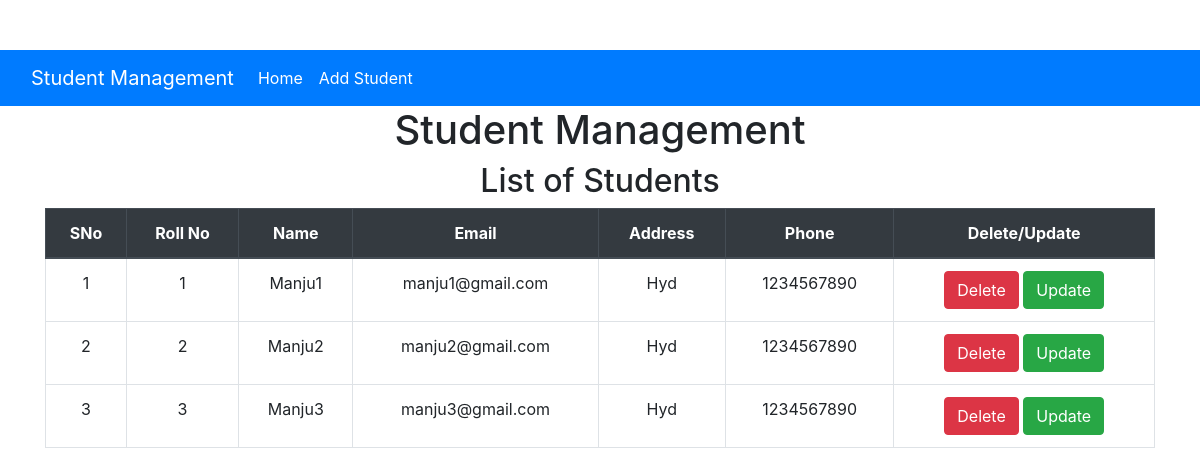
The app's page /project/ with its own data.
### project/models.py (models this page shows)
class Student(models.Model):
    roll= models.CharField(max_length=100)
    name= models.CharField(max_length=50)
    email= models.CharField(max_length=50)
    address= models.CharField(max_length=50)
    phone= models.CharField(max_length=50)

### project/views.py (the view)
# urls.py: 2. Add a URL to urlpatterns:  path('', views.home, name='home')
def home(request):
    std= Student.objects.all()
    return render(request,"project/home.html",{'std':std})

### templates/project/home.html (shortened to what this page needs)
<!doctype html>
<html lang="en">
<head>
  <link href="https://stackpath.bootstrapcdn.com/bootstrap/4.5.2/css/bootstrap.min.css" rel="stylesheet">
</head>
<body>
  {% include 'project/navbar.html' %}
  <div class="container">
    <h1>Student Management</h1>
    <h2>List of Students</h2>
    <table class="table table-bordered">
      <thead class="thead-dark">
        <tr>
          <th scope="col">SNo</th>
          <th scope="col">Roll No</th>
          <th scope="col">Name</th>
          <th scope="col">Email</th>
          <th scope="col">Address</th>
          <th scope="col">Phone</th>
          <th scope="col">Delete/Update</th>
        </tr>
      </thead>
      <tbody>
        {% for s in std %}
        <tr>
          <td>{{forloop.counter}}</td>
          <td>{{s.roll}}</td>
          <td>{{s.name}}</td>
          <td>{{s.email}}</td>
          <td>{{s.address}}</td>
          <td>{{s.phone}}</td>
          <td>
            <a href="/project/delete/{{s.id}}" class="btn btn-danger md-sm">Delete</a>
            <a href="/project/update/{{s.id}}" class="btn btn-success md-sm">Update</a>
          </td>
        </tr>
        {% endfor %}
      </tbody>
    </table>
  </div>
</body>
</html>

### templates/project/navbar.html (shortened to what this page needs)
<nav class="navbar navbar-expand-lg navbar-dark bg-primary">
  <div class="container-fluid">
      <a class="navbar-brand" href="/project/home/">Student Management</a>
      <div class="collapse navbar-collapse" id="navbarSupportedContent">
          <ul class="navbar-nav me-auto mb-2 mb-lg-0">
              <li class="nav-item">
                  <a class="nav-link active" aria-current="page" href="/project/home/">Home</a>
              </li>
              <li class="nav-item">
                  <a class="nav-link active" aria-current="page" href="/project/addstd/">Add Student</a>
              </li>
          </ul>
      </div>
  </div>
</nav>

### templates/project/home.html (style rules this page uses)
body { padding-top: 50px; }
.container { text-align: center; }
table { margin: auto; width: 80%; }
th, td { text-align: center; }

### records on screen
Student: roll "1", name "Manju1", email "manju1@gmail.com", address "Hyd", phone "1234567890"
Student: roll "2", name "Manju2", email "manju2@gmail.com", address "Hyd", phone "1234567890"
Student: roll "3", name "Manju3", email "manju3@gmail.com", address "Hyd", phone "1234567890"
